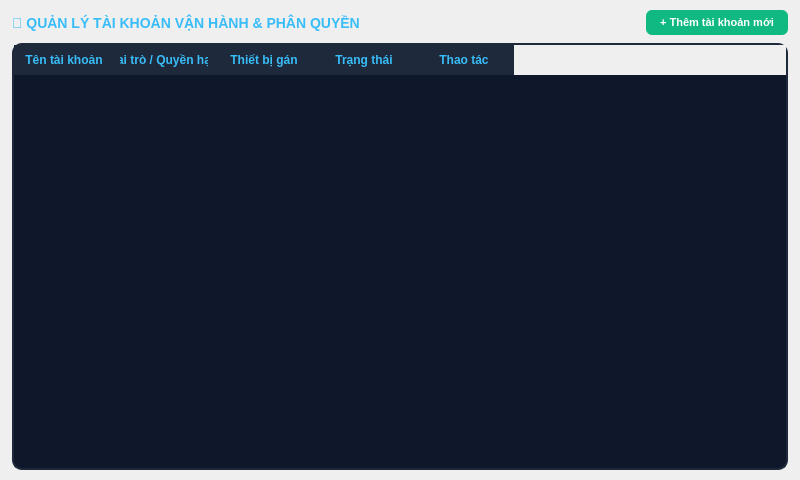
<?xml version="1.0" encoding="UTF-8"?>
<ui version="4.0">
 <class>UserManagementPage</class>
 <widget class="QWidget" name="UserManagementPage">
  <property name="geometry">
   <rect>
    <x>0</x>
    <y>0</y>
    <width>800</width>
    <height>480</height>
   </rect>
  </property>
  <layout class="QVBoxLayout" name="mainLayout">
   <property name="spacing">
    <number>8</number>
   </property>
   <property name="leftMargin">
    <number>12</number>
   </property>
   <property name="topMargin">
    <number>10</number>
   </property>
   <property name="rightMargin">
    <number>12</number>
   </property>
   <property name="bottomMargin">
    <number>10</number>
   </property>

   <item>
    <layout class="QHBoxLayout" name="headerLayout">
     <item>
      <widget class="QLabel" name="titleLabel">
       <property name="text">
        <string>👥 QUẢN LÝ TÀI KHOẢN VẬN HÀNH &amp; PHÂN QUYỀN</string>
       </property>
       <property name="styleSheet">
        <string notr="true">color: #38bdf8; font-size: 14px; font-weight: 800;</string>
       </property>
      </widget>
     </item>
     <item>
      <spacer name="headerSpacer">
       <property name="orientation">
        <enum>Qt::Horizontal</enum>
       </property>
       <property name="sizeHint" stdset="0">
        <size>
         <width>40</width>
         <height>20</height>
        </size>
       </property>
      </spacer>
     </item>
     <item>
      <widget class="QPushButton" name="addUserButton">
       <property name="cursor">
        <cursorShape>PointingHandCursor</cursorShape>
       </property>
       <property name="text">
        <string>+ Thêm tài khoản mới</string>
       </property>
       <property name="styleSheet">
        <string notr="true">QPushButton { background-color: #10b981; color: white; border: none; border-radius: 6px; padding: 6px 14px; font-weight: 700; font-size: 11px; } QPushButton:hover { background-color: #059669; }</string>
       </property>
      </widget>
     </item>
    </layout>
   </item>

   <item>
    <widget class="QTableWidget" name="usersTable">
     <property name="columnCount">
      <number>5</number>
     </property>
     <property name="styleSheet">
      <string notr="true">QTableWidget { background-color: #0f172a; border: 1.5px solid #1e293b; color: #f1f5f9; border-radius: 10px; gridline-color: #1e293b; } QHeaderView::section { background-color: #1e293b; color: #38bdf8; font-weight: 700; padding: 6px; border: none; }</string>
     </property>
     <column>
      <property name="text">
       <string>Tên tài khoản</string>
      </property>
     </column>
     <column>
      <property name="text">
       <string>Vai trò / Quyền hạn</string>
      </property>
     </column>
     <column>
      <property name="text">
       <string>Thiết bị gán</string>
      </property>
     </column>
     <column>
      <property name="text">
       <string>Trạng thái</string>
      </property>
     </column>
     <column>
      <property name="text">
       <string>Thao tác</string>
      </property>
     </column>
    </widget>
   </item>

  </layout>
 </widget>
 <resources/>
 <connections/>
</ui>
